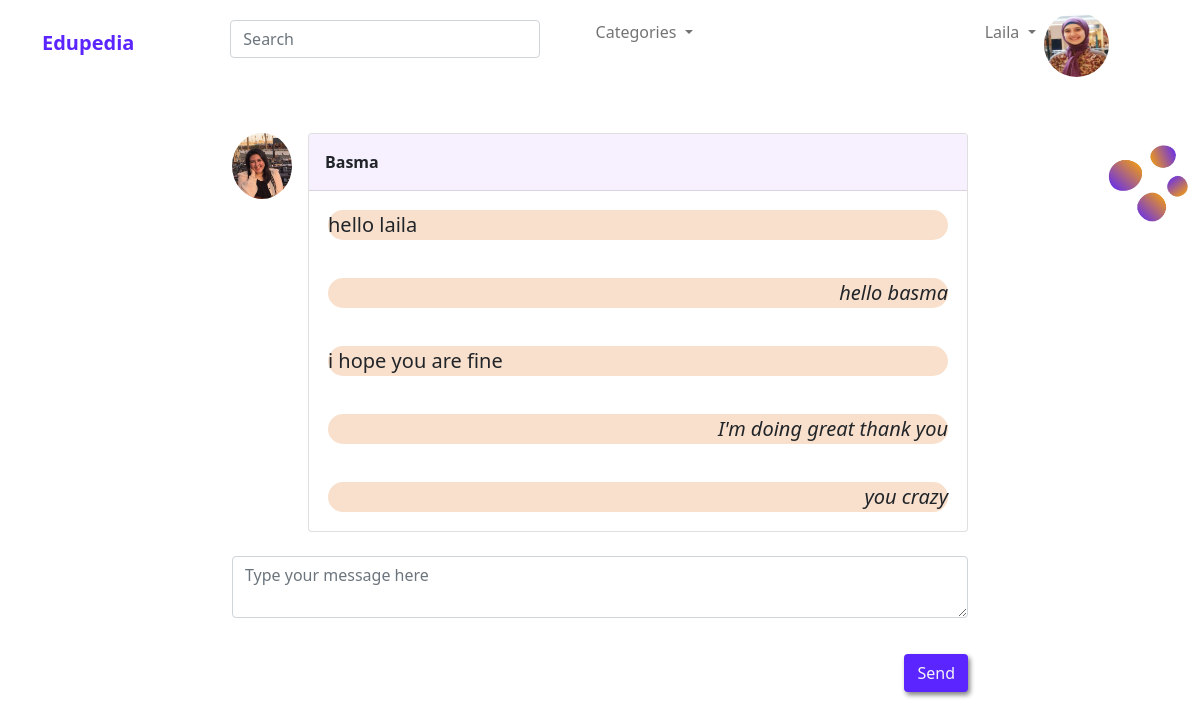
/server/message.php?receiver=2 (signed in), run on the app's committed database.
### tables this page shows
CREATE TABLE `user` (
  `id` int(11) NOT NULL,
  `type` int(11) NOT NULL,
  `fname` varchar(50) NOT NULL,
  `email` varchar(62) NOT NULL,
  `password` varchar(255) NOT NULL,
  `security_ans` varchar(255) NOT NULL,
  `picture` varchar(255) DEFAULT NULL,
  `tutor_status` int(11) DEFAULT NULL,
  `admin_rank` int(11) DEFAULT NULL,
  `tutor_cv` varchar(255) DEFAULT NULL,
  `status` text DEFAULT NULL
);

CREATE TABLE `message` (
  `id` int(11) NOT NULL,
  `sent_by` int(11) NOT NULL,
  `received_by` int(11) NOT NULL,
  `message` varchar(255) NOT NULL,
  `createdAt` varchar(255) NOT NULL,
  `seen` int(11) DEFAULT NULL
);

### server/message.php (the view, shortened to what this page needs)
<html>
<head>
    <link rel="stylesheet" type="text/css" href="styles/styles.css">
    <link href="https://cdn.jsdelivr.net/npm/bootstrap@5.1.3/dist/css/bootstrap.min.css" rel="stylesheet">
    <link href='https://stackpath.bootstrapcdn.com/bootstrap/5.0.0-alpha1/css/bootstrap.min.css' rel='stylesheet'>
    <link href='https://cdnjs.cloudflare.com/ajax/libs/font-awesome/4.0.3/css/font-awesome.css' rel='stylesheet'>
    <link rel="stylesheet" href="https://cdn.jsdelivr.net/npm/bootstrap-icons@1.5.0/font/bootstrap-icons.css">
</head>
<body>
    <?php
    include 'database.php';
    include 'nav.php';
    $getReceiver = "SELECT * FROM user WHERE id = '" . $_SESSION['receiver'] . "'";
    $result = $conn->query($getReceiver);
    $row = $result->fetch_assoc();
    ?>
    <form class="form-inline" action="message.php" method="POST">
        <section>
            <div class="container py-5">
                <div class="row d-flex justify-content-center align-items-center">
                    <div class="col-md-6 col-lg-7 col-xl-8">
                        <ul class="list-unstyled">
                            <li class="d-flex justify-content-left  mb-4">
                                <img src=<?php echo $row['picture'] ?> alt="avatar" class="rounded-circle d-flex align-self-start me-3 shadow-1-strong" width="60">
                                <div class="card" id="chat">
                                    <div class="card-header d-flex justify-content-between p-3" style="background-color:#F7F1FF;">
                                        <p class="fw-bold mb-0"><?php echo $row['fname'] ?></p>
                                    </div>
                                    <div class="col-md-6">
                                        <img id="illustration" src="../server/images/Background2.png" class="img-fluid" style="width: 100px;height:100px;position:absolute;left:120%;top:0%" alt="Responsive image">
                                    </div>
                                    <?php
                                    $getMessage = "SELECT  message.* ,user.fname FROM message INNER JOIN user on sent_by=user.id  WHERE sent_by = '" . $_SESSION['receiver'] . "' AND received_by = " . $_SESSION['id'] . " OR sent_by = " . $_SESSION['id'] . " AND received_by = '" . $_SESSION['receiver'] . "' ORDER BY createdAt asc";
                                    $result2 = $conn->query($getMessage);
                                    if ($result2 !== false && $result2->num_rows > 0) {
                                        while ($row2 = $result2->fetch_assoc()) {
                                            if ($row2['received_by'] == $_SESSION['id']) {
                                    ?>
                                                <div class="card-body">
                                                    <div class="float-left" style="background-color:#F8E0CD;box-sizing:border-box;border-radius: 35px;border: solid #FFF;">
                                                        <p class="mb-0" style="text-align:left;font-size:20px;"><?php echo $row2['message'] ?></p>
                                                    </div>
                                                </div>
                                                <?php
                                            } else {
                                                if ($row2['seen'] == '1') {
                                                ?>
                                                    <div class="card-body">
                                                        <div class="float-right" style="background-color:#F8E0CD;box-sizing:border-box;border-radius: 35px;border: solid #FFF;">
                                                            <p class="mb-0" style="text-align:right;font-size:20px;font-style: italic;"><?php echo $row2['message'] ?></p>
                                                        </div>
                                                    </div>
                                        <?php
                                                }
                                            }
                                        }
                                    } else {
                                        ?>
                                        <div class="card-body" style="background-color:#F8E0CD">
                                            <p class="mb-0">No messages yet! Say 'Hi'</p>
                                        </div>
                                    <?php
                                    }
                                    ?>
                                </div>
                            </li>
                            <li class="bg-white mb-3">
                                <div class="form-outline">
                                    <textarea class="form-control" name="message" id="textAreaExample2" rows="2" placeholder="Type your message here" required></textarea>
                                </div>
                            </li>
                            <button type="submit" name='submit' class="btn btn-rounded float-end" id="editcbtn">Send</button>
                        </ul>
                    </div>
                </div>
            </div>
        </section>
</body>
</html>

### server/styles/styles.css (style rules this page uses)
:root { --primary: #5B25FF; --dark: rgb(17, 16, 16); --body: #363EE0; --dark2: #1c1d1f; --box-shadow: 2px 3px 5px grey; --active:#FFA700; --font:"Open Sans", sans-serif; }
#illustration { height: 300px; width: 800px; }
.card { width:270px; }
body { font-family: 'Lato', sans-serif; }
body { font-family: Arial, sans-serif; }
#editcbtn { color:whitesmoke; background-color: var(--primary); box-shadow: var(--box-shadow); margin-left: 20px; margin-bottom: 30px; margin-top: 20px; }

### server/message.php (style rules this page uses)
@media (min-width:768px) { #chat { display: flex; width: 700; } }

### data on the page
user: picture (picture), fname "Basma"
message: message "hello laila"
message: message "hello basma"
message: message "i hope you are fine"
message: message "I'm doing great thank you"
message: message "you crazy"

### other printed values
$_SESSION['name'] "Laila"
